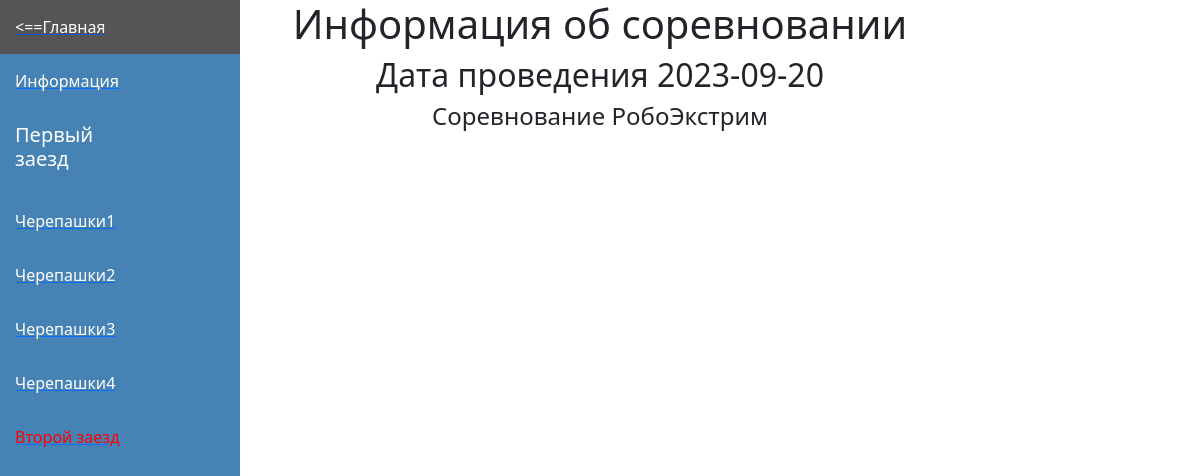
The page /information_about_competition/8/pilot/1 (signed in) on the database its author committed.
### for_work_with_database/class_db_team.py (models this page shows)
class TeamDB(SqlAlchemyBase):
    __tablename__ = 'teams'
    id = sqlalchemy.Column(sqlalchemy.Integer, primary_key=True, autoincrement=True)
    name_command = sqlalchemy.Column(sqlalchemy.String)
    name_of_organization = sqlalchemy.Column(sqlalchemy.String)
    first_score = sqlalchemy.Column(sqlalchemy.Text)
    second_score = sqlalchemy.Column(sqlalchemy.Text)
    nomination = sqlalchemy.Column(sqlalchemy.Integer)
    competition_id = sqlalchemy.Column(sqlalchemy.Integer)
    manager = sqlalchemy.Column(sqlalchemy.String)
    number_phone_of_manager = sqlalchemy.Column(sqlalchemy.String)
    email_of_manager = sqlalchemy.Column(sqlalchemy.String)
    name_first_member = sqlalchemy.Column(sqlalchemy.String)
    last_name_first_member = sqlalchemy.Column(sqlalchemy.String)
    middle_name_first_member = sqlalchemy.Column(sqlalchemy.String)
    date_birthday_first_member = sqlalchemy.Column(sqlalchemy.String)
    certificate_PFDO_first_member = sqlalchemy.Column(sqlalchemy.String)
    name_second_member = sqlalchemy.Column(sqlalchemy.String)
    middle_name_second_member = sqlalchemy.Column(sqlalchemy.String)
    last_name_second_member = sqlalchemy.Column(sqlalchemy.String)
    date_birthday_second_member = sqlalchemy.Column(sqlalchemy.String)
    certificate_PFDO_second_member = sqlalchemy.Column(sqlalchemy.String)
    final_top = sqlalchemy.Column(sqlalchemy.Integer)
    final_score = sqlalchemy.Column(sqlalchemy.Integer)
    random_queue = sqlalchemy.Column(sqlalchemy.Integer)

### for_work_with_database/class_db_competition.py (models this page shows)
class Competition(SqlAlchemyBase):
    __tablename__ = 'competition'
    id = Column(Integer, primary_key=True, autoincrement=True)
    date = Column(Text)
    commentary = Column(Text)
    date_of_ending_registration_members = Column(Text)
    started = Column(Text)
    date_of_starting_registration_members = Column(Text)
    header_for_competition = Column(Text)

### main.py (the view)
@app.route("/information_about_competition/<int:competition_id>/<string:nomination>/<int:number_of_launch>")
@limiter.limit(REQUESTS_TIME)
def information_about_competition(competition_id, nomination, number_of_launch):
    if not current_user.is_authenticated:
        return redirect("/")
    sess = db_session.create_session()
    teams = sess.query(TeamDB).filter(TeamDB.competition_id == competition_id).all()
    competition = sess.query(Competition).filter(Competition.id == competition_id).first()
    teams.sort(key=lambda x: x.random_queue)
    return render_template("page_about_competition.html",
                           teams=list(teams),
                           len=len,
                           competition=competition,
                           number_of_launch=number_of_launch,
                           competition_id=competition_id,
                           nomination=nomination)

### for_work_with_database/db_session.py (called while the page is built)
def create_session() -> Session:
    global __factory
    return __factory()

### main.py (called while the page is built)
@login_manager.user_loader
def load_user(user_id):
    db_sess = db_session.create_session()
    return db_sess.query(User).get(user_id)

### templates/page_about_competition.html (shortened to what this page needs)
<!DOCTYPE html>
<html lang="en">
<head>
</head>
<head>
    <link href="https://cdn.jsdelivr.net/npm/bootstrap@5.2.0/dist/css/bootstrap.min.css" rel="stylesheet">
    <link rel="stylesheet" href="https://cdn.jsdelivr.net/npm/bootstrap-icons@1.4.0/font/bootstrap-icons.css">
</head>
<body>
<div class="menu-container">
    <a href="/">
        <button class="menu-button"><==Главная</button>
    </a>
    <a href="/information_about_competition/{{ competition.id }}/{{ nomination }}/{{ number_of_launch }}">
        <button class="menu-button">Информация</button>
    </a>
    {% if teams %}
        {% if number_of_launch == 1 %}
            <h5 class="text_message_at_menu_buttons">Первый заезд</h5>
        {% else %}
            <h4 class="text_message_at_menu_buttons">Второй заезд</h4>
        {% endif %}
        {% if number_of_launch == 1 %}
            {% for team in teams %}
                <a href="/timer/{{competition.id}}/{{nomination}}/1/{{team.id}}">
                    <button class="menu-button">{{ team.name_command }}</button>
                </a>
            {% endfor %}
        {% else %}
            {% for team in teams %}
                <a href="/timer/{{competition.id}}/{{nomination}}/2/{{team.id}}">
                    <button class="menu-button">{{ team.name_command }}</button>
                </a>
            {% endfor %}
        {% endif %}
        {% if number_of_laucnh == 1 %}
            <a href="/timer/{{competition.id}}/{{nomination}}/2/{{teams[0].id}}">
                <button class="menu-button"><font color="red">Второй заезд</font></button>
            </a>
        {% else %}
            <a href="/timer/{{competition.id}}/{{nomination}}/1/{{teams[0].id}}">
                <button class="menu-button"><font color="red">Второй заезд</font></button>
            </a>
        {% endif %}
    {% else %}
        <h4 class="text_message_at_menu_buttons">Пусто</h4>
    {% endif %}
</div>
<div align="center">
    <h1>Информация об соревновании</h1>
    <h2>Дата проведения {{competition.date}}</h2>
    <h4>{{competition.commentary}}</h4>
</div>
<div style="margin-left: 25%; padding: 20px;">
</div>
</body>
</html>

### templates/page_about_competition.html (style rules this page uses)
body { margin: 0; padding: 0; font-family: Arial, sans-serif; }
.menu-container { position: fixed; top: 0; left: 0; width: 20%; height: 100%; background-color: #4682B4; color: #fff; overflow-y: auto; }
.menu-button { display: block; width: 100%; padding: 15px; box-sizing: border-box; text-align: left; text-decoration: none; color: #fff; border: none; background-color: transparent; transition: background-color 0.3s; }
.text_message_at_menu_buttons { display: block; width: 25%; padding: 15px; box-sizing: border-box; text-align: left; text-decoration: none; color: #fff; border: none; background-color: transparent; transition: background-color 0.3s; }

### rows shown on the page
TeamDB: name_command "Черепашки1"
TeamDB: name_command "Черепашки2"
TeamDB: name_command "Черепашки3"
TeamDB: name_command "Черепашки4"
Competition: date "2023-09-20", commentary "Соревнование РобоЭкстрим"
